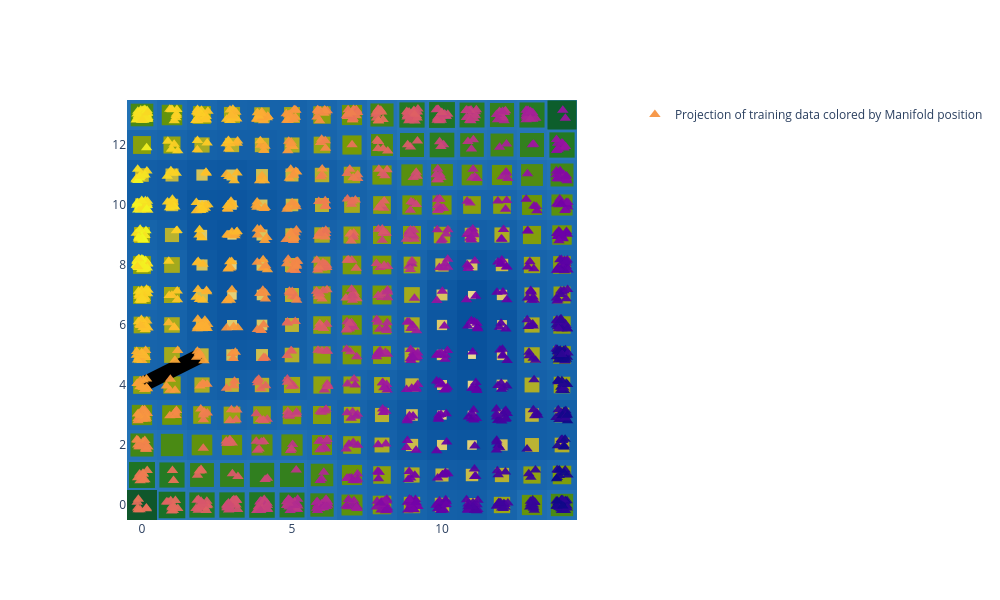

Source (notebook cell):
### Code cell
basin.pond() \
    .pad_layer(gap="nogap") \
    .rhizome_layer(violations_only=True) \
    .attraction_layer(X_scaled, marker=dict(color=y, colorscale="plasma", symbol="triangle-up", opacity=.95), name="Projection of training data colored by Manifold position") \
    .visualize(width=1000, height=600);
